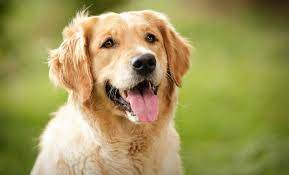
#> input picture Lab3/dog.jpeg, 289 x 175 px
$ python lab3.py
#> lines starting #> are read from the running program, lines starting #| are printed output that depends on the picture; after the words box and inside, x2 and y2 are one past the last pixel; in counts of white or black regions, pixels touching at a corner belong together
# Zongyu Wu
# 9/24/2024

import cv2
import numpy as np
import matplotlib.pyplot as plt


# Add noise to img by percent of pixels
def addNoise(img, percent):
    # Get the dimensions of the image
    img = img.copy()
    row, col = img.shape

    # Set number of pixels
    numPixels = row * col * percent
    viewed = set()
    i = 0
    while i < numPixels:
        # Pick a random y coordinate
        y = np.random.randint(0, row - 1)

        # Pick a random x coordinate
        x = np.random.randint(0, col - 1)

        if (x, y) in viewed:
            continue

        i += 1
        viewed.add((x, y))

        if np.random.randint(0, 2):
            img[y][x] = 255
        else:
            img[y][x] = 0
    return img


# Kernel used in filter functions
kernel3 = [(-1, -1), (-1, 0), (-1, 1), (0, -1), (0, 1), (1, -1), (1, 0), (1, 1)]
kernel5 = [
    (-1, -1),
    (-1, 0),
    (-1, 1),
    (0, -1),
    (0, 1),
    (1, -1),
    (1, 0),
    (1, 1),
    (-2, -2),
    (-2, -1),
    (-2, 0),
    (-2, 1),
    (-2, 2),
    (-1, -2),
    (-1, 2),
    (0, -2),
    (0, 2),
    (1, -2),
    (1, 2),
    (2, -2),
    (2, -1),
    (2, 0),
    (2, 1),
    (2, 2),
]


# filter function 3x3
def filter3(img):
    # Get the dimensions of the image
    newImg = img.copy()
    row, col = img.shape

    for r in range(row):
        for c in range(col):
            val = 0
            for x, y in kernel3:
                newR, newC = r + x, c + y
                if 0 <= newR < row and 0 <= newC < col:
                    val += img[newR][newC] / 8
            newImg[r][c] = val

    return newImg.astype(np.uint8)


# filter function 5x5
def filter5(img):
    # Get the dimensions of the image
    newImg = img.copy()
    row, col = img.shape

    for r in range(row):
        for c in range(col):
            val = 0
            for x, y in kernel5:
                newR, newC = r + x, c + y
                if 0 <= newR < row and 0 <= newC < col:
                    val += img[newR][newC] / 24
            newImg[r][c] = val

    return newImg.astype(np.uint8)


# Read original image
img = cv2.imread("dog.jpeg", cv2.IMREAD_GRAYSCALE)
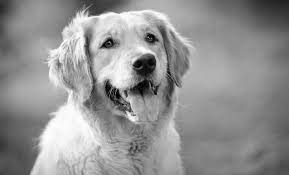
#> img: shape (175, 289); min 0, max 255, mean 147

# Add noise
percent = [0.01, 0.1, 0.5]
imgNoise = [addNoise(img, p) for p in percent]
#> after the loop in addNoise, `while i < numPixels:`:
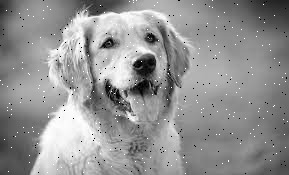
#> img: shape (175, 289); 1% of pixels changed, all inside (x1, y1, x2, y2) = (0, 0, 288, 174)
#> call 2 of addNoise, with percent = 0.1
#> after the loop in addNoise (call 2), `while i < numPixels:`:
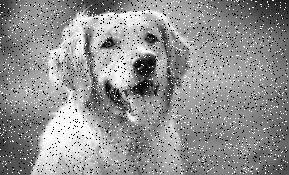
#> img: shape (175, 289); 10% of pixels changed, all inside (x1, y1, x2, y2) = (0, 0, 288, 174)
#> call 3 of addNoise, with percent = 0.5
#> after the loop in addNoise (call 3), `while i < numPixels:`:
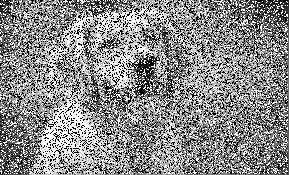
#> img: shape (175, 289); min 0, max 255, mean 137.6

# Filter on each image
imgFilter = []
for i in range(3):
    imgFilter.append([filter3(imgNoise[i]), filter5(imgNoise[i])])

# Display images
fig, axes = plt.subplots(3, 3)
for i in range(3):

    axes[0, i].imshow(imgNoise[i], cmap="gray")
    axes[0, i].set_title(f"{int(percent[i]*100)}% Noise", fontsize=8)

    axes[1, i].imshow(imgFilter[i][0], cmap="gray")
    axes[1, i].set_title(f"3x3 Filter on {int(percent[i]*100)}%", fontsize=8)

    axes[2, i].imshow(imgFilter[i][1], cmap="gray")
    axes[2, i].set_title(f"5x5 Filter on {int(percent[i]*100)}%", fontsize=8)

# Adjust font size for axis scales
for ax in axes.flatten():
    ax.tick_params(axis="both", which="major", labelsize=8)
    ax.tick_params(axis="both", which="minor", labelsize=8)

plt.show()
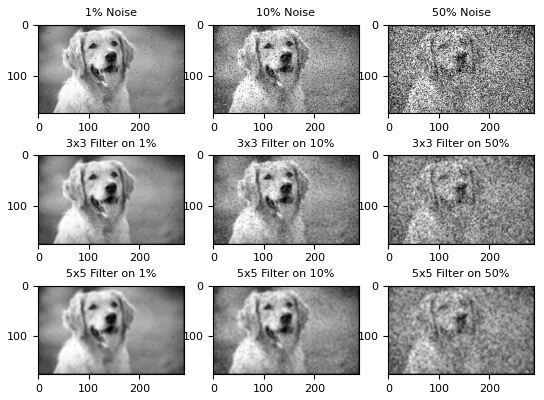
#> figure drawn by matplotlib, 9 panels
